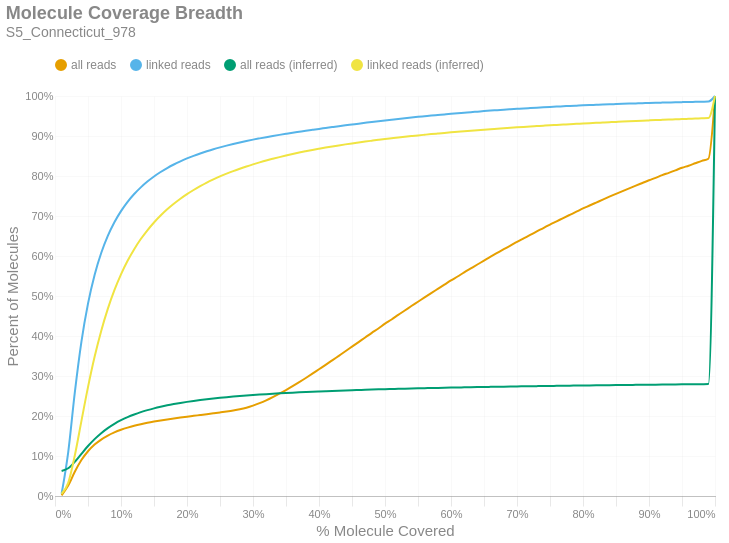

Notebook source saved alongside this figure:
### Markdown cell above
### Molecule Read Coverage
This chart shows molecule coverage breadth as computed by the number of bases aligned to that molecule. In other words, "*how much of each unique long molecule is actually sequenced/aligned?*" Keep in mind there is a distinction between sequences and alignments, since some sequences belonging to a particular molecule may not align well and wouldn't appear in the alignment data. This chart also shows molecule coverage breadth as computed by the *inferred fragment* from which the aligned sequences originate. Unlike read coverage, this calculation takes into account the total insert size, including unsequenced gaps between the forward and reverse reads. Like the previous figures, these are cumulative percents.

### Code cell
if SKIPLR:
    print_html(f"Skipped")
else:
    binned_df = consolidated_hist(valids['coverage_bp'], mask, 0.01, True)
    binned_df_inf = consolidated_hist(valids['coverage_inserts'], mask, 0.01, True)
    binned_df = binned_df.with_columns(pl.lit(binned_df_inf['all reads (cumsum)']).alias('all reads (inferred)'))
    binned_df = binned_df.with_columns(pl.lit(binned_df_inf['linked reads (cumsum)']).alias('linked reads (inferred)'))
    binned_df = binned_df.with_columns(
        (pl.col('bin').cast(pl.Float64) + 0.01).alias('right_edge')
    )

    with SafeRender(binned_df):
        (
            density_plot(binned_df, 'Molecule Coverage Breadth', samplename, 'molcov', ['all reads (inferred)','linked reads (inferred)'])
            .encode(
                #x=alt.X('bin:Q', title="% Molecule Covered").axis(format = '%').scale(padding=0),
                x=alt.X('right_edge:Q', title="% Molecule Covered").axis(format='%').scale(padding=0),
                y=alt.Y('value:Q', title='Percent of Molecules')
                    .axis(format='%')
                    .stack(False)
                    .scale(domainMin=0, padding=0),
                color=alt.Color("key:N").scale(domain = ["all reads", "linked reads", "all reads (inferred)", "linked reads (inferred)"]),
                tooltip = [
                    alt.Tooltip("key:N", title = "Data Type"),
                    alt.Tooltip("range_label:N", title="% Molecule Covered"),
                    alt.Tooltip("value:Q", format = ".2%", title="% Molecules")
                ]
            )
        ).display()

### Figure 1 — Vega-Lite specification as saved in the notebook (floating-point values rounded to 4 significant figures)
{"width": "container", "height": 400, "config": {"title": {"anchor": "start", "dy": -15, "fontSize": 18, "color": "#888888", "subtitleColor": "#888888", "subtitleFontSize": 14}, "arc": {"fill": "#0072B2"}, "axis": {"domainColor": "#888888", "domainWidth": 0.5, "gridWidth": 0.2, "grid": false, "titleFontWeight": 400, "titleFontSize": 15, "labelFontSize": 11, "labelColor": "#888888", "tickColor": "#888888", "tickWidth": 0.2, "titleColor": "#888888"}, "axisBand": {"grid": false}, "axisX": {"grid": true, "tickSize": 10, "domainCap": "round"}, "axisY": {"domain": false, "grid": true, "tickSize": 0, "domainCap": "round"}, "background": "transparent", "header": {"labelFontSize": 15, "labelColor": "#888888", "titleFontSize": 15, "titleFontWeight": 600, "titleColor": "#888888"}, "legend": {"labelFont": "sans-serif", "labelFontSize": 12, "labelColor": "#888888", "symbolSize": 100, "symbolType": "circle", "titleFontSize": 12, "titlePadding": 10, "titleColor": "#888888", "title": null, "orient": "top"}, "range": {"category": ["#E69F00", "#56B4E9", "#009E73", "#F0E442", "#0072B2", "#D55E00", "#CC79A7", "#000000"], "diverging": ["#cfe8f3", "#a2d4ec", "#73bfe2", "#46abdb", "#1696d2", "#12719e"]}, "area": {"fill": "#0072B2", "fillOpacity": 0.7, "line": true, "strokeOpacity": 0.7}, "line": {"color": "#0072B2", "stroke": "#0072B2", "strokeWidth": 2}, "trail": {"color": "#0072B2", "stroke": "#0072B2", "strokeWidth": 0, "size": 1}, "point": {"filled": true, "fillOpacity": 1.0, "size": 95}, "text": {"color": "#888888", "fontSize": 11, "align": "right", "fontWeight": 400, "size": 11}, "bar": {"fill": "#0072B2", "stroke": null}, "view": {"stroke": null, "continuousWidth": 660, "continuousHeight": 400}}, "data": {"name": "data-d471ba7b31ccf695e1df9f277e6e5e90"}, "mark": {"type": "line", "interpolate": "monotone", "point": {"opacity": 0, "size": 275}}, "encoding": {"color": {"field": "key", "scale": {"domain": ["all reads", "linked reads", "all reads (inferred)", "linked reads (inferred)"]}, "type": "nominal"}, "tooltip": [{"field": "key", "title": "Data Type", "type": "nominal"}, {"field": "range_label", "title": "% Molecule Covered", "type": "nominal"}, {"field": "value", "format": ".2%", "title": "% Molecules", "type": "quantitative"}], "x": {"axis": {"format": "%"}, "field": "right_edge", "scale": {"padding": 0}, "title": "% Molecule Covered", "type": "quantitative"}, "y": {"axis": {"format": "%"}, "field": "value", "scale": {"domainMin": 0, "padding": 0}, "stack": false, "title": "Percent of Molecules", "type": "quantitative"}}, "params": [{"name": "param_c36ac31b6afebe62", "select": {"type": "point", "fields": ["key"]}, "bind": "legend"}], "title": {"text": "Molecule Coverage Breadth", "subtitle": "S5_Connecticut_978"}, "transform": [{"fold": ["all reads (cumsum)", "linked reads (cumsum)", "all reads (inferred)", "linked reads (inferred)"]}, {"calculate": "replace(datum.key, ' (cumsum)', '')", "as": "key"}, {"filter": {"param": "param_c36ac31b6afebe62"}}], "usermeta": {"embedOptions": {"downloadFileName": "S5_Connecticut_978.molcov"}}, "$schema": "https://vega.github.io/schema/vega-lite/v6.1.0.json", "datasets": {"data-d471ba7b31ccf695e1df9f277e6e5e90": [{"bin": "0.0", "interval": "0.0-0.01", "all reads": 0.001594, "linked reads": 0.00573, "all reads (cumsum)": 0.001594, "linked reads (cumsum)": 0.00573, "range_label": "0.0-0.01", "all reads (inferred)": 0.06252, "linked reads (inferred)": 0.005822, "right_edge": 0.01}, {"bin": "0.01", "interval": "0.01-0.02", "all reads": 0.02441, "linked reads": 0.1036, "all reads (cumsum)": 0.026, "linked reads (cumsum)": 0.1093, "range_label": "0.01-0.02", "all reads (inferred)": 0.06938, "linked reads (inferred)": 0.03276, "right_edge": 0.02}, {"bin": "0.02", "interval": "0.02-0.03", "all reads": 0.03454, "linked reads": 0.1492, "all reads (cumsum)": 0.06054, "linked reads (cumsum)": 0.2585, "range_label": "0.02-0.03", "all reads (inferred)": 0.08553, "linked reads (inferred)": 0.1014, "right_edge": 0.03}, {"bin": "0.03", "interval": "0.03-0.04", "all reads": 0.0293, "linked reads": 0.1269, "all reads (cumsum)": 0.08983, "linked reads (cumsum)": 0.3854, "range_label": "0.03-0.04", "all reads (inferred)": 0.1054, "linked reads (inferred)": 0.1873, "right_edge": 0.04}, {"bin": "0.04", "interval": "0.04-0.05", "all reads": 0.02206, "linked reads": 0.09565, "all reads (cumsum)": 0.1119, "linked reads (cumsum)": 0.481, "range_label": "0.04-0.05", "all reads (inferred)": 0.1249, "linked reads (inferred)": 0.2721, "right_edge": 0.05}, {"bin": "0.05", "interval": "0.05-0.06", "all reads": 0.01657, "linked reads": 0.07171, "all reads (cumsum)": 0.1285, "linked reads (cumsum)": 0.5528, "range_label": "0.05-0.06", "all reads (inferred)": 0.1423, "linked reads (inferred)": 0.3479, "right_edge": 0.06}, {"bin": "0.06", "interval": "0.06-0.07", "all reads": 0.01266, "linked reads": 0.05465, "all reads (cumsum)": 0.1411, "linked reads (cumsum)": 0.6074, "range_label": "0.06-0.07", "all reads (inferred)": 0.1571, "linked reads (inferred)": 0.4127, "right_edge": 0.07}, {"bin": "0.07", "interval": "0.07-0.08", "all reads": 0.009917, "linked reads": 0.04287, "all reads (cumsum)": 0.151, "linked reads (cumsum)": 0.6503, "range_label": "0.07-0.08", "all reads (inferred)": 0.1697, "linked reads (inferred)": 0.4678, "right_edge": 0.08}, {"bin": "0.08", "interval": "0.08-0.09", "all reads": 0.00794, "linked reads": 0.03418, "all reads (cumsum)": 0.159, "linked reads (cumsum)": 0.6845, "range_label": "0.08-0.09", "all reads (inferred)": 0.1804, "linked reads (inferred)": 0.5146, "right_edge": 0.09}, {"bin": "0.09", "interval": "0.09-0.1", "all reads": 0.006496, "linked reads": 0.02778, "all reads (cumsum)": 0.1655, "linked reads (cumsum)": 0.7122, "range_label": "0.09-0.1", "all reads (inferred)": 0.1894, "linked reads (inferred)": 0.5542, "right_edge": 0.1}, {"bin": "0.1", "interval": "0.1-0.11", "all reads": 0.005448, "linked reads": 0.02317, "all reads (cumsum)": 0.1709, "linked reads (cumsum)": 0.7354, "range_label": "0.1-0.11", "all reads (inferred)": 0.1972, "linked reads (inferred)": 0.5879, "right_edge": 0.11}, {"bin": "0.11", "interval": "0.11-0.12", "all reads": 0.00462, "linked reads": 0.01953, "all reads (cumsum)": 0.1755, "linked reads (cumsum)": 0.7549, "range_label": "0.11-0.12", "all reads (inferred)": 0.2038, "linked reads (inferred)": 0.6171, "right_edge": 0.12}, {"bin": "0.12", "interval": "0.12-0.13", "all reads": 0.003966, "linked reads": 0.01666, "all reads (cumsum)": 0.1795, "linked reads (cumsum)": 0.7716, "range_label": "0.12-0.13", "all reads (inferred)": 0.2096, "linked reads (inferred)": 0.6424, "right_edge": 0.13}, {"bin": "0.13", "interval": "0.13-0.14", "all reads": 0.003492, "linked reads": 0.01455, "all reads (cumsum)": 0.183, "linked reads (cumsum)": 0.7861, "range_label": "0.13-0.14", "all reads (inferred)": 0.2146, "linked reads (inferred)": 0.6644, "right_edge": 0.14}, {"bin": "0.14", "interval": "0.14-0.15", "all reads": 0.00307, "linked reads": 0.01266, "all reads (cumsum)": 0.1861, "linked reads (cumsum)": 0.7988, "range_label": "0.14-0.15", "all reads (inferred)": 0.2191, "linked reads (inferred)": 0.6838, "right_edge": 0.15}, {"bin": "0.15", "interval": "0.15-0.16", "all reads": 0.002774, "linked reads": 0.01118, "all reads (cumsum)": 0.1888, "linked reads (cumsum)": 0.81, "range_label": "0.15-0.16", "all reads (inferred)": 0.2231, "linked reads (inferred)": 0.7011, "right_edge": 0.16}, {"bin": "0.16", "interval": "0.16-0.17", "all reads": 0.002541, "linked reads": 0.009922, "all reads (cumsum)": 0.1914, "linked reads (cumsum)": 0.8199, "range_label": "0.16-0.17", "all reads (inferred)": 0.2266, "linked reads (inferred)": 0.7167, "right_edge": 0.17}, {"bin": "0.17", "interval": "0.17-0.18", "all reads": 0.002377, "linked reads": 0.00882, "all reads (cumsum)": 0.1938, "linked reads (cumsum)": 0.8287, "range_label": "0.17-0.18", "all reads (inferred)": 0.2298, "linked reads (inferred)": 0.7305, "right_edge": 0.18}, {"bin": "0.18", "interval": "0.18-0.19", "all reads": 0.002284, "linked reads": 0.007965, "all reads (cumsum)": 0.196, "linked reads (cumsum)": 0.8367, "range_label": "0.18-0.19", "all reads (inferred)": 0.2327, "linked reads (inferred)": 0.7432, "right_edge": 0.19}, {"bin": "0.19", "interval": "0.19-0.2", "all reads": 0.002202, "linked reads": 0.007181, "all reads (cumsum)": 0.1982, "linked reads (cumsum)": 0.8439, "range_label": "0.19-0.2", "all reads (inferred)": 0.2353, "linked reads (inferred)": 0.7546, "right_edge": 0.2}, {"bin": "0.2", "interval": "0.2-0.21", "all reads": 0.002135, "linked reads": 0.00655, "all reads (cumsum)": 0.2004, "linked reads (cumsum)": 0.8504, "range_label": "0.2-0.21", "all reads (inferred)": 0.2377, "linked reads (inferred)": 0.765, "right_edge": 0.21}, {"bin": "0.21", "interval": "0.21-0.22", "all reads": 0.002113, "linked reads": 0.005933, "all reads (cumsum)": 0.2025, "linked reads (cumsum)": 0.8564, "range_label": "0.21-0.22", "all reads (inferred)": 0.2399, "linked reads (inferred)": 0.7745, "right_edge": 0.22}, {"bin": "0.22", "interval": "0.22-0.23", "all reads": 0.002123, "linked reads": 0.005412, "all reads (cumsum)": 0.2046, "linked reads (cumsum)": 0.8618, "range_label": "0.22-0.23", "all reads (inferred)": 0.2419, "linked reads (inferred)": 0.7834, "right_edge": 0.23}, {"bin": "0.23", "interval": "0.23-0.24", "all reads": 0.002149, "linked reads": 0.005094, "all reads (cumsum)": 0.2068, "linked reads (cumsum)": 0.8669, "range_label": "0.23-0.24", "all reads (inferred)": 0.2438, "linked reads (inferred)": 0.7914, "right_edge": 0.24}, {"bin": "0.24", "interval": "0.24-0.25", "all reads": 0.002191, "linked reads": 0.004647, "all reads (cumsum)": 0.209, "linked reads (cumsum)": 0.8715, "range_label": "0.24-0.25", "all reads (inferred)": 0.2455, "linked reads (inferred)": 0.799, "right_edge": 0.25}, {"bin": "0.25", "interval": "0.25-0.26", "all reads": 0.002286, "linked reads": 0.004393, "all reads (cumsum)": 0.2112, "linked reads (cumsum)": 0.8759, "range_label": "0.25-0.26", "all reads (inferred)": 0.2471, "linked reads (inferred)": 0.8058, "right_edge": 0.26}, {"bin": "0.26", "interval": "0.26-0.27", "all reads": 0.002524, "linked reads": 0.00414, "all reads (cumsum)": 0.2138, "linked reads (cumsum)": 0.88, "range_label": "0.26-0.27", "all reads (inferred)": 0.2485, "linked reads (inferred)": 0.8122, "right_edge": 0.27}, {"bin": "0.27", "interval": "0.27-0.28", "all reads": 0.003009, "linked reads": 0.003862, "all reads (cumsum)": 0.2168, "linked reads (cumsum)": 0.8839, "range_label": "0.27-0.28", "all reads (inferred)": 0.2499, "linked reads (inferred)": 0.8182, "right_edge": 0.28}, {"bin": "0.28", "interval": "0.28-0.29", "all reads": 0.003923, "linked reads": 0.00362, "all reads (cumsum)": 0.2207, "linked reads (cumsum)": 0.8875, "range_label": "0.28-0.29", "all reads (inferred)": 0.2512, "linked reads (inferred)": 0.8239, "right_edge": 0.29}, {"bin": "0.29", "interval": "0.29-0.3", "all reads": 0.00515, "linked reads": 0.003431, "all reads (cumsum)": 0.2258, "linked reads (cumsum)": 0.891, "range_label": "0.29-0.3", "all reads (inferred)": 0.2524, "linked reads (inferred)": 0.8291, "right_edge": 0.3}, {"bin": "0.3", "interval": "0.3-0.31", "all reads": 0.006196, "linked reads": 0.003138, "all reads (cumsum)": 0.232, "linked reads (cumsum)": 0.8941, "range_label": "0.3-0.31", "all reads (inferred)": 0.2536, "linked reads (inferred)": 0.8341, "right_edge": 0.31}, {"bin": "0.31", "interval": "0.31-0.32", "all reads": 0.00713, "linked reads": 0.003047, "all reads (cumsum)": 0.2392, "linked reads (cumsum)": 0.8971, "range_label": "0.31-0.32", "all reads (inferred)": 0.2546, "linked reads (inferred)": 0.8388, "right_edge": 0.32}, {"bin": "0.32", "interval": "0.32-0.33", "all reads": 0.008069, "linked reads": 0.0029, "all reads (cumsum)": 0.2472, "linked reads (cumsum)": 0.9, "range_label": "0.32-0.33", "all reads (inferred)": 0.2556, "linked reads (inferred)": 0.8431, "right_edge": 0.33}, {"bin": "0.33", "interval": "0.33-0.34", "all reads": 0.008585, "linked reads": 0.002802, "all reads (cumsum)": 0.2558, "linked reads (cumsum)": 0.9028, "range_label": "0.33-0.34", "all reads (inferred)": 0.2566, "linked reads (inferred)": 0.8472, "right_edge": 0.34}, {"bin": "0.34", "interval": "0.34-0.35", "all reads": 0.009103, "linked reads": 0.002676, "all reads (cumsum)": 0.2649, "linked reads (cumsum)": 0.9055, "range_label": "0.34-0.35", "all reads (inferred)": 0.2575, "linked reads (inferred)": 0.8512, "right_edge": 0.35}, {"bin": "0.35", "interval": "0.35-0.36", "all reads": 0.009677, "linked reads": 0.002615, "all reads (cumsum)": 0.2746, "linked reads (cumsum)": 0.9081, "range_label": "0.35-0.36", "all reads (inferred)": 0.2584, "linked reads (inferred)": 0.855, "right_edge": 0.36}, {"bin": "0.36", "interval": "0.36-0.37", "all reads": 0.01004, "linked reads": 0.00247, "all reads (cumsum)": 0.2847, "linked reads (cumsum)": 0.9106, "range_label": "0.36-0.37", "all reads (inferred)": 0.2592, "linked reads (inferred)": 0.8585, "right_edge": 0.37}, {"bin": "0.37", "interval": "0.37-0.38", "all reads": 0.01043, "linked reads": 0.00246, "all reads (cumsum)": 0.2951, "linked reads (cumsum)": 0.9131, "range_label": "0.37-0.38", "all reads (inferred)": 0.26, "linked reads (inferred)": 0.8619, "right_edge": 0.38}, {"bin": "0.38", "interval": "0.38-0.39", "all reads": 0.01072, "linked reads": 0.002352, "all reads (cumsum)": 0.3058, "linked reads (cumsum)": 0.9154, "range_label": "0.38-0.39", "all reads (inferred)": 0.2607, "linked reads (inferred)": 0.8651, "right_edge": 0.39}, {"bin": "0.39", "interval": "0.39-0.4", "all reads": 0.01108, "linked reads": 0.002322, "all reads (cumsum)": 0.3169, "linked reads (cumsum)": 0.9177, "range_label": "0.39-0.4", "all reads (inferred)": 0.2614, "linked reads (inferred)": 0.8681, "right_edge": 0.4}, {"bin": "0.4", "interval": "0.4-0.41", "all reads": 0.01096, "linked reads": 0.002239, "all reads (cumsum)": 0.3278, "linked reads (cumsum)": 0.92, "range_label": "0.4-0.41", "all reads (inferred)": 0.2621, "linked reads (inferred)": 0.871, "right_edge": 0.41}, {"bin": "0.41", "interval": "0.41-0.42", "all reads": 0.01124, "linked reads": 0.002255, "all reads (cumsum)": 0.3391, "linked reads (cumsum)": 0.9222, "range_label": "0.41-0.42", "all reads (inferred)": 0.2627, "linked reads (inferred)": 0.8739, "right_edge": 0.42}, {"bin": "0.42", "interval": "0.42-0.43", "all reads": 0.01135, "linked reads": 0.002234, "all reads (cumsum)": 0.3504, "linked reads (cumsum)": 0.9245, "range_label": "0.42-0.43", "all reads (inferred)": 0.2634, "linked reads (inferred)": 0.8765, "right_edge": 0.43}, {"bin": "0.43", "interval": "0.43-0.44", "all reads": 0.01134, "linked reads": 0.002177, "all reads (cumsum)": 0.3618, "linked reads (cumsum)": 0.9266, "range_label": "0.43-0.44", "all reads (inferred)": 0.2639, "linked reads (inferred)": 0.879, "right_edge": 0.44}, {"bin": "0.44", "interval": "0.44-0.45", "all reads": 0.01157, "linked reads": 0.002123, "all reads (cumsum)": 0.3734, "linked reads (cumsum)": 0.9288, "range_label": "0.44-0.45", "all reads (inferred)": 0.2645, "linked reads (inferred)": 0.8815, "right_edge": 0.45}, {"bin": "0.45", "interval": "0.45-0.46", "all reads": 0.01151, "linked reads": 0.002132, "all reads (cumsum)": 0.3849, "linked reads (cumsum)": 0.9309, "range_label": "0.45-0.46", "all reads (inferred)": 0.265, "linked reads (inferred)": 0.8838, "right_edge": 0.46}, {"bin": "0.46", "interval": "0.46-0.47", "all reads": 0.01141, "linked reads": 0.002095, "all reads (cumsum)": 0.3963, "linked reads (cumsum)": 0.933, "range_label": "0.46-0.47", "all reads (inferred)": 0.2656, "linked reads (inferred)": 0.8861, "right_edge": 0.47}, {"bin": "0.47", "interval": "0.47-0.48", "all reads": 0.01155, "linked reads": 0.002075, "all reads (cumsum)": 0.4078, "linked reads (cumsum)": 0.9351, "range_label": "0.47-0.48", "all reads (inferred)": 0.2661, "linked reads (inferred)": 0.8883, "right_edge": 0.48}, {"bin": "0.48", "interval": "0.48-0.49", "all reads": 0.01096, "linked reads": 0.001965, "all reads (cumsum)": 0.4188, "linked reads (cumsum)": 0.937, "range_label": "0.48-0.49", "all reads (inferred)": 0.2666, "linked reads (inferred)": 0.8904, "right_edge": 0.49}, {"bin": "0.49", "interval": "0.49-0.5", "all reads": 0.01217, "linked reads": 0.001971, "all reads (cumsum)": 0.431, "linked reads (cumsum)": 0.939, "range_label": "0.49-0.5", "all reads (inferred)": 0.2671, "linked reads (inferred)": 0.8925, "right_edge": 0.5}, {"bin": "0.5", "interval": "0.5-0.51", "all reads": 0.01032, "linked reads": 0.001845, "all reads (cumsum)": 0.4413, "linked reads (cumsum)": 0.9409, "range_label": "0.5-0.51", "all reads (inferred)": 0.2675, "linked reads (inferred)": 0.8944, "right_edge": 0.51}, {"bin": "0.51", "interval": "0.51-0.52", "all reads": 0.01154, "linked reads": 0.001848, "all reads (cumsum)": 0.4528, "linked reads (cumsum)": 0.9427, "range_label": "0.51-0.52", "all reads (inferred)": 0.2679, "linked reads (inferred)": 0.8963, "right_edge": 0.52}, {"bin": "0.52", "interval": "0.52-0.53", "all reads": 0.01097, "linked reads": 0.001733, "all reads (cumsum)": 0.4638, "linked reads (cumsum)": 0.9444, "range_label": "0.52-0.53", "all reads (inferred)": 0.2684, "linked reads (inferred)": 0.8981, "right_edge": 0.53}, {"bin": "0.53", "interval": "0.53-0.54", "all reads": 0.01111, "linked reads": 0.001729, "all reads (cumsum)": 0.4749, "linked reads (cumsum)": 0.9462, "range_label": "0.53-0.54", "all reads (inferred)": 0.2688, "linked reads (inferred)": 0.8998, "right_edge": 0.54}, {"bin": "0.54", "interval": "0.54-0.55", "all reads": 0.01079, "linked reads": 0.001726, "all reads (cumsum)": 0.4857, "linked reads (cumsum)": 0.9479, "range_label": "0.54-0.55", "all reads (inferred)": 0.2692, "linked reads (inferred)": 0.9015, "right_edge": 0.55}, {"bin": "0.55", "interval": "0.55-0.56", "all reads": 0.01094, "linked reads": 0.001578, "all reads (cumsum)": 0.4966, "linked reads (cumsum)": 0.9495, "range_label": "0.55-0.56", "all reads (inferred)": 0.2696, "linked reads (inferred)": 0.9031, "right_edge": 0.56}, {"bin": "0.56", "interval": "0.56-0.57", "all reads": 0.01069, "linked reads": 0.001592, "all reads (cumsum)": 0.5073, "linked reads (cumsum)": 0.9511, "range_label": "0.56-0.57", "all reads (inferred)": 0.2699, "linked reads (inferred)": 0.9047, "right_edge": 0.57}, {"bin": "0.57", "interval": "0.57-0.58", "all reads": 0.01049, "linked reads": 0.001491, "all reads (cumsum)": 0.5178, "linked reads (cumsum)": 0.9525, "range_label": "0.57-0.58", "all reads (inferred)": 0.2703, "linked reads (inferred)": 0.9062, "right_edge": 0.58}, {"bin": "0.58", "interval": "0.58-0.59", "all reads": 0.01048, "linked reads": 0.001503, "all reads (cumsum)": 0.5283, "linked reads (cumsum)": 0.9541, "range_label": "0.58-0.59", "all reads (inferred)": 0.2706, "linked reads (inferred)": 0.9077, "right_edge": 0.59}, {"bin": "0.59", "interval": "0.59-0.6", "all reads": 0.01054, "linked reads": 0.001486, "all reads (cumsum)": 0.5388, "linked reads (cumsum)": 0.9555, "range_label": "0.59-0.6", "all reads (inferred)": 0.271, "linked reads (inferred)": 0.9092, "right_edge": 0.6}, {"bin": "0.6", "interval": "0.6-0.61", "all reads": 0.009929, "linked reads": 0.00139, "all reads (cumsum)": 0.5488, "linked reads (cumsum)": 0.9569, "range_label": "0.6-0.61", "all reads (inferred)": 0.2713, "linked reads (inferred)": 0.9106, "right_edge": 0.61}, {"bin": "0.61", "interval": "0.61-0.62", "all reads": 0.01027, "linked reads": 0.001333, "all reads (cumsum)": 0.559, "linked reads (cumsum)": 0.9583, "range_label": "0.61-0.62", "all reads (inferred)": 0.2716, "linked reads (inferred)": 0.912, "right_edge": 0.62}, {"bin": "0.62", "interval": "0.62-0.63", "all reads": 0.00986, "linked reads": 0.001364, "all reads (cumsum)": 0.5689, "linked reads (cumsum)": 0.9596, "range_label": "0.62-0.63", "all reads (inferred)": 0.272, "linked reads (inferred)": 0.9133, "right_edge": 0.63}, {"bin": "0.63", "interval": "0.63-0.64", "all reads": 0.009841, "linked reads": 0.001291, "all reads (cumsum)": 0.5787, "linked reads (cumsum)": 0.9609, "range_label": "0.63-0.64", "all reads (inferred)": 0.2723, "linked reads (inferred)": 0.9146, "right_edge": 0.64}, {"bin": "0.64", "interval": "0.64-0.65", "all reads": 0.009677, "linked reads": 0.00131, "all reads (cumsum)": 0.5884, "linked reads (cumsum)": 0.9622, "range_label": "0.64-0.65", "all reads (inferred)": 0.2726, "linked reads (inferred)": 0.9159, "right_edge": 0.65}, {"bin": "0.65", "interval": "0.65-0.66", "all reads": 0.009955, "linked reads": 0.001238, "all reads (cumsum)": 0.5984, "linked reads (cumsum)": 0.9635, "range_label": "0.65-0.66", "all reads (inferred)": 0.2729, "linked reads (inferred)": 0.9171, "right_edge": 0.66}, {"bin": "0.66", "interval": "0.66-0.67", "all reads": 0.009293, "linked reads": 0.001106, "all reads (cumsum)": 0.6076, "linked reads (cumsum)": 0.9646, "range_label": "0.66-0.67", "all reads (inferred)": 0.2731, "linked reads (inferred)": 0.9183, "right_edge": 0.67}, {"bin": "0.67", "interval": "0.67-0.68", "all reads": 0.009321, "linked reads": 0.001151, "all reads (cumsum)": 0.617, "linked reads (cumsum)": 0.9657, "range_label": "0.67-0.68", "all reads (inferred)": 0.2734, "linked reads (inferred)": 0.9194, "right_edge": 0.68}, {"bin": "0.68", "interval": "0.68-0.69", "all reads": 0.008993, "linked reads": 0.001077, "all reads (cumsum)": 0.626, "linked reads (cumsum)": 0.9668, "range_label": "0.68-0.69", "all reads (inferred)": 0.2737, "linked reads (inferred)": 0.9205, "right_edge": 0.69}, {"bin": "0.69", "interval": "0.69-0.7", "all reads": 0.009207, "linked reads": 0.001059, "all reads (cumsum)": 0.6352, "linked reads (cumsum)": 0.9679, "range_label": "0.69-0.7", "all reads (inferred)": 0.2739, "linked reads (inferred)": 0.9216, "right_edge": 0.7}, {"bin": "0.7", "interval": "0.7-0.71", "all reads": 0.008774, "linked reads": 0.001071, "all reads (cumsum)": 0.6439, "linked reads (cumsum)": 0.9689, "range_label": "0.7-0.71", "all reads (inferred)": 0.2742, "linked reads (inferred)": 0.9227, "right_edge": 0.71}, {"bin": "0.71", "interval": "0.71-0.72", "all reads": 0.008717, "linked reads": 0.0009701, "all reads (cumsum)": 0.6527, "linked reads (cumsum)": 0.9699, "range_label": "0.71-0.72", "all reads (inferred)": 0.2744, "linked reads (inferred)": 0.9237, "right_edge": 0.72}, {"bin": "0.72", "interval": "0.72-0.73", "all reads": 0.008802, "linked reads": 0.0009563, "all reads (cumsum)": 0.6615, "linked reads (cumsum)": 0.9709, "range_label": "0.72-0.73", "all reads (inferred)": 0.2747, "linked reads (inferred)": 0.9247, "right_edge": 0.73}, {"bin": "0.73", "interval": "0.73-0.74", "all reads": 0.008422, "linked reads": 0.0009349, "all reads (cumsum)": 0.6699, "linked reads (cumsum)": 0.9718, "range_label": "0.73-0.74", "all reads (inferred)": 0.2749, "linked reads (inferred)": 0.9257, "right_edge": 0.74}, {"bin": "0.74", "interval": "0.74-0.75", "all reads": 0.008799, "linked reads": 0.0008978, "all reads (cumsum)": 0.6787, "linked reads (cumsum)": 0.9727, "range_label": "0.74-0.75", "all reads (inferred)": 0.2752, "linked reads (inferred)": 0.9267, "right_edge": 0.75}, {"bin": "0.75", "interval": "0.75-0.76", "all reads": 0.008006, "linked reads": 0.0008626, "all reads (cumsum)": 0.6867, "linked reads (cumsum)": 0.9735, "range_label": "0.75-0.76", "all reads (inferred)": 0.2754, "linked reads (inferred)": 0.9276, "right_edge": 0.76}, {"bin": "0.76", "interval": "0.76-0.77", "all reads": 0.008221, "linked reads": 0.0007909, "all reads (cumsum)": 0.6949, "linked reads (cumsum)": 0.9743, "range_label": "0.76-0.77", "all reads (inferred)": 0.2756, "linked reads (inferred)": 0.9285, "right_edge": 0.77}, {"bin": "0.77", "interval": "0.77-0.78", "all reads": 0.007951, "linked reads": 0.0008091, "all reads (cumsum)": 0.7029, "linked reads (cumsum)": 0.9751, "range_label": "0.77-0.78", "all reads (inferred)": 0.2758, "linked reads (inferred)": 0.9295, "right_edge": 0.78}, {"bin": "0.78", "interval": "0.78-0.79", "all reads": 0.007847, "linked reads": 0.0007708, "all reads (cumsum)": 0.7107, "linked reads (cumsum)": 0.9759, "range_label": "0.78-0.79", "all reads (inferred)": 0.276, "linked reads (inferred)": 0.9303, "right_edge": 0.79}, {"bin": "0.79", "interval": "0.79-0.8", "all reads": 0.008131, "linked reads": 0.0007601, "all reads (cumsum)": 0.7188, "linked reads (cumsum)": 0.9767, "range_label": "0.79-0.8", "all reads (inferred)": 0.2763, "linked reads (inferred)": 0.9312, "right_edge": 0.8}, {"bin": "0.8", "interval": "0.8-0.81", "all reads": 0.00732, "linked reads": 0.0006752, "all reads (cumsum)": 0.7262, "linked reads (cumsum)": 0.9774, "range_label": "0.8-0.81", "all reads (inferred)": 0.2765, "linked reads (inferred)": 0.9321, "right_edge": 0.81}, {"bin": "0.81", "interval": "0.81-0.82", "all reads": 0.007399, "linked reads": 0.0006614, "all reads (cumsum)": 0.7336, "linked reads (cumsum)": 0.978, "range_label": "0.81-0.82", "all reads (inferred)": 0.2767, "linked reads (inferred)": 0.9329, "right_edge": 0.82}, {"bin": "0.82", "interval": "0.82-0.83", "all reads": 0.007418, "linked reads": 0.0006683, "all reads (cumsum)": 0.741, "linked reads (cumsum)": 0.9787, "range_label": "0.82-0.83", "all reads (inferred)": 0.2769, "linked reads (inferred)": 0.9337, "right_edge": 0.83}, {"bin": "0.83", "interval": "0.83-0.84", "all reads": 0.007275, "linked reads": 0.0006086, "all reads (cumsum)": 0.7483, "linked reads (cumsum)": 0.9793, "range_label": "0.83-0.84", "all reads (inferred)": 0.2771, "linked reads (inferred)": 0.9345, "right_edge": 0.84}, {"bin": "0.84", "interval": "0.84-0.85", "all reads": 0.007055, "linked reads": 0.0005759, "all reads (cumsum)": 0.7553, "linked reads (cumsum)": 0.9799, "range_label": "0.84-0.85", "all reads (inferred)": 0.2773, "linked reads (inferred)": 0.9353, "right_edge": 0.85}, {"bin": "0.85", "interval": "0.85-0.86", "all reads": 0.007082, "linked reads": 0.0005696, "all reads (cumsum)": 0.7624, "linked reads (cumsum)": 0.9804, "range_label": "0.85-0.86", "all reads (inferred)": 0.2775, "linked reads (inferred)": 0.9361, "right_edge": 0.86}, {"bin": "0.86", "interval": "0.86-0.87", "all reads": 0.006815, "linked reads": 0.000552, "all reads (cumsum)": 0.7692, "linked reads (cumsum)": 0.981, "range_label": "0.86-0.87", "all reads (inferred)": 0.2777, "linked reads (inferred)": 0.9368, "right_edge": 0.87}, {"bin": "0.87", "interval": "0.87-0.88", "all reads": 0.006845, "linked reads": 0.0005212, "all reads (cumsum)": 0.776, "linked reads (cumsum)": 0.9815, "range_label": "0.87-0.88", "all reads (inferred)": 0.2779, "linked reads (inferred)": 0.9376, "right_edge": 0.88}, {"bin": "0.88", "interval": "0.88-0.89", "all reads": 0.006579, "linked reads": 0.0005218, "all reads (cumsum)": 0.7826, "linked reads (cumsum)": 0.982, "range_label": "0.88-0.89", "all reads (inferred)": 0.278, "linked reads (inferred)": 0.9383, "right_edge": 0.89}, {"bin": "0.89", "interval": "0.89-0.9", "all reads": 0.006642, "linked reads": 0.0005093, "all reads (cumsum)": 0.7893, "linked reads (cumsum)": 0.9825, "range_label": "0.89-0.9", "all reads (inferred)": 0.2782, "linked reads (inferred)": 0.939, "right_edge": 0.9}, {"bin": "0.9", "interval": "0.9-0.91", "all reads": 0.006159, "linked reads": 0.0004828, "all reads (cumsum)": 0.7954, "linked reads (cumsum)": 0.983, "range_label": "0.9-0.91", "all reads (inferred)": 0.2784, "linked reads (inferred)": 0.9397, "right_edge": 0.91}, {"bin": "0.91", "interval": "0.91-0.92", "all reads": 0.006832, "linked reads": 0.0004281, "all reads (cumsum)": 0.8023, "linked reads (cumsum)": 0.9835, "range_label": "0.91-0.92", "all reads (inferred)": 0.2786, "linked reads (inferred)": 0.9404, "right_edge": 0.92}, {"bin": "0.92", "interval": "0.92-0.93", "all reads": 0.005667, "linked reads": 0.0004206, "all reads (cumsum)": 0.8079, "linked reads (cumsum)": 0.9839, "range_label": "0.92-0.93", "all reads (inferred)": 0.2787, "linked reads (inferred)": 0.941, "right_edge": 0.93}, {"bin": "0.93", "interval": "0.93-0.94", "all reads": 0.006143, "linked reads": 0.0004193, "all reads (cumsum)": 0.8141, "linked reads (cumsum)": 0.9843, "range_label": "0.93-0.94", "all reads (inferred)": 0.2789, "linked reads (inferred)": 0.9416, "right_edge": 0.94}, {"bin": "0.94", "interval": "0.94-0.95", "all reads": 0.006509, "linked reads": 0.000381, "all reads (cumsum)": 0.8206, "linked reads (cumsum)": 0.9847, "range_label": "0.94-0.95", "all reads (inferred)": 0.2791, "linked reads (inferred)": 0.9423, "right_edge": 0.95}, {"bin": "0.95", "interval": "0.95-0.96", "all reads": 0.005203, "linked reads": 0.0003691, "all reads (cumsum)": 0.8258, "linked reads (cumsum)": 0.985, "range_label": "0.95-0.96", "all reads (inferred)": 0.2792, "linked reads (inferred)": 0.9429, "right_edge": 0.96}, {"bin": "0.96", "interval": "0.96-0.97", "all reads": 0.005983, "linked reads": 0.000337, "all reads (cumsum)": 0.8318, "linked reads (cumsum)": 0.9854, "range_label": "0.96-0.97", "all reads (inferred)": 0.2794, "linked reads (inferred)": 0.9435, "right_edge": 0.97}, {"bin": "0.97", "interval": "0.97-0.98", "all reads": 0.00596, "linked reads": 0.0003458, "all reads (cumsum)": 0.8377, "linked reads (cumsum)": 0.9857, "range_label": "0.97-0.98", "all reads (inferred)": 0.2796, "linked reads (inferred)": 0.9441, "right_edge": 0.98}, {"bin": "0.98", "interval": "0.98-0.99", "all reads": 0.005416, "linked reads": 0.0003244, "all reads (cumsum)": 0.8431, "linked reads (cumsum)": 0.9861, "range_label": "0.98-0.99", "all reads (inferred)": 0.2798, "linked reads (inferred)": 0.9448, "right_edge": 0.99}, {"bin": "0.99", "interval": "0.99-1.0", "all reads": 0.1569, "linked reads": 0.01395, "all reads (cumsum)": 1.0, "linked reads (cumsum)": 1.0, "range_label": "0.99-1.0", "all reads (inferred)": 1.0, "linked reads (inferred)": 1.0, "right_edge": 1.0}]}}
